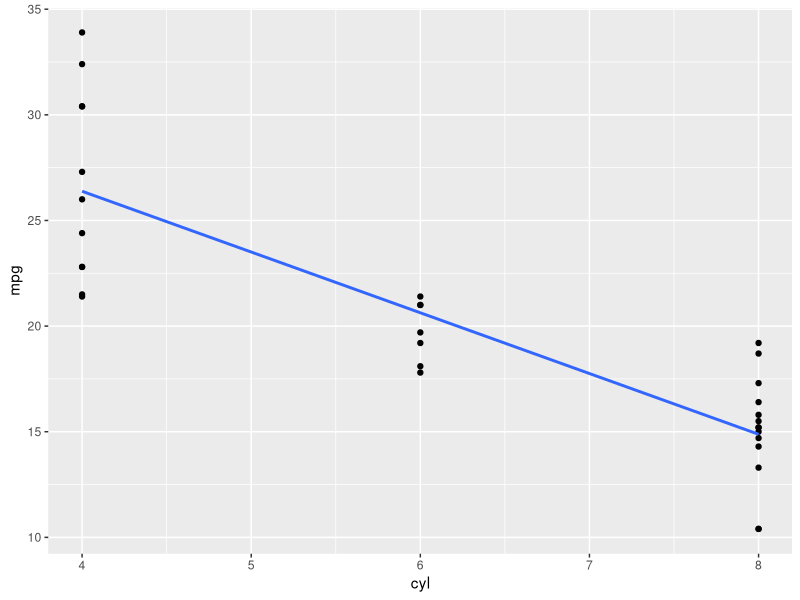
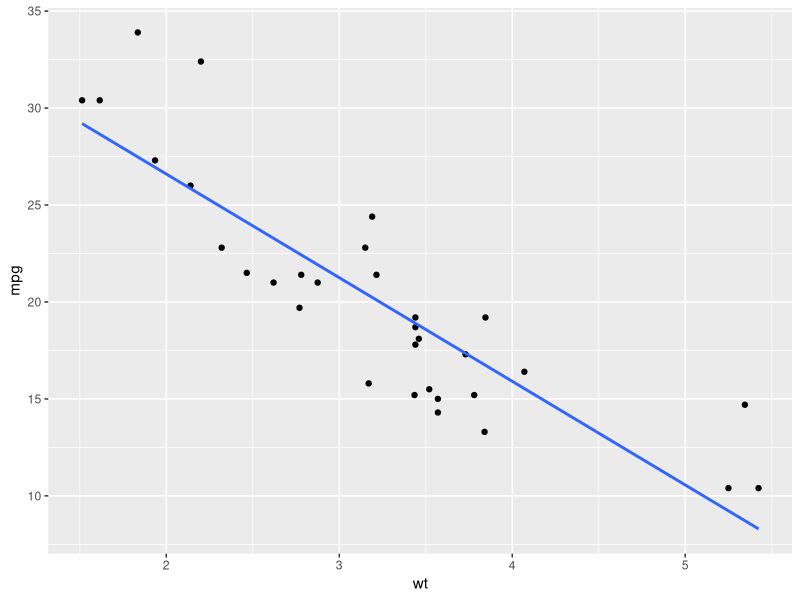

These figures' R source, in order:
#Day 4
#Project: Implement linear regression in R with a dataset.

#For this, i will use the mtcars dataset
library(carData)
data <- mtcars

#I want a quick snapshot of the data I am working with
summary(mtcars)
head(mtcars)
str(mtcars)
cormatrix <- cor(mtcars)

#I have chosen to look at the relationship between mpg and cylinders first
#they have a correlation coefficient of -0.852, indicating that:
#the more cylinders, the lower the MPG and the higher the MPG, the lower the cyl


#predictor variable = cyl
#response variable = mpg
model <- lm(mpg ~ cyl, data = mtcars)
summary(model)

#the model is statistically significant (p = 0)
#No i want to visualize the model:
library(ggplot2)
ggplot(mtcars, aes(cyl, mpg)) +
  geom_point() +
  geom_smooth(method = "lm", se = FALSE)

#mpg was also correlated with weight, hp, and disp (-0.867, -0.776, -0.852 respectively)
#I also want to look at a multiple linear regression with these variables

model_multi <- lm(mpg ~ cyl + disp + wt + hp, data = mtcars)
summary(model_multi)

#with this model, wt and cylinders were considered statistically significant predictors
#at 0.05 and 0 respectively. 

model_multi2 <- lm(mpg ~ cyl + wt, data = mtcars)
summary(model_multi2)
#the significance level increased with slimming down to these two variables. 

#this visualization looks at mpg vs wt
ggplot(mtcars, aes(wt, mpg)) +
  geom_point() +
  geom_smooth(method = "lm", se = FALSE)

